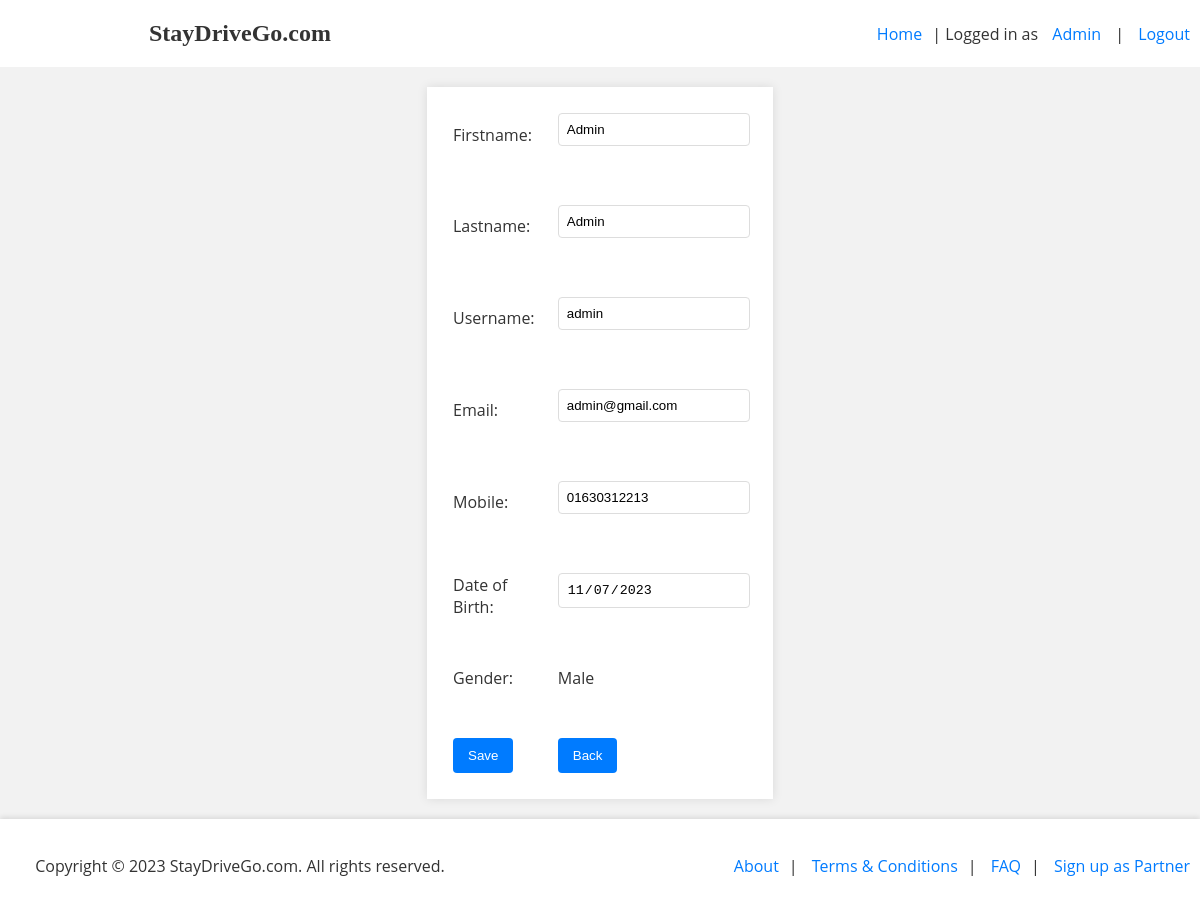
The app's page /view/accountedit.php (signed in) with its own data.
### tables this page shows
CREATE TABLE `registeruser` (
  `firstname` varchar(20) NOT NULL,
  `lastname` varchar(20) NOT NULL,
  `username` varchar(20) NOT NULL,
  `email` varchar(50) NOT NULL,
  `mobile` varchar(11) NOT NULL,
  `dob` date NOT NULL,
  `gender` varchar(10) NOT NULL,
  `password` varchar(50) NOT NULL,
  `usertype` varchar(10) NOT NULL DEFAULT 'User',
  `banstatus` int(1) NOT NULL DEFAULT 0
);

### Model/authmodel.php (called while the page is built, shortened)
<?php
function getUserInfo()
{
    $currentUser = $_SESSION["username"];
    $con = getConnection();
    $sql = "SELECT * FROM registeruser WHERE username='{$currentUser}' ";
    $result = mysqli_query($con, $sql);
    $users = [];
    while ($row = mysqli_fetch_assoc($result)) {
        array_push($users, $row);
    }
    return $users;
}
?>

### View/accountedit.php (the view, shortened to what this page needs)
<?php
    require_once('../Model/authmodel.php');
    $usersinfo = getUserInfo();
?>
<!DOCTYPE html>
<html lang="en">
<head>
   <link rel="stylesheet" type="text/css" href="../Asset/common.css">
</head>
<body>
    <?php include_once('header.php');?>
    <section style="display: flex;justify-content: center;">
        <div style="width: 350px;display: flex;height: auto;">
            <fieldset style="width: 100%;">
            <form action="../Controller/usereditcheck.php" method="post" enctype=""  onsubmit="return editProfile();">
            <table>
                    <tr>
                        <td>
                            Firstname:
                        </td>
                        <td>
                            <input type="text" name="Firstname" id="Firstname" value="<?php echo $usersinfo[0]['firstname']; ?>">
                        </td>
                    </tr>
                    <tr>
                        <td>
                        </td>
                        <td>
                        </td>
                    </tr>
                    <tr>
                        <td>
                            Lastname:
                        </td>
                        <td>
                        <input type="text" name="Lastname" id="Lastname" value="<?php echo $usersinfo[0]['lastname']; ?>">
                        </td>
                    </tr>
                    <tr>
                        <td>
                        </td>
                        <td>
                        </td>
                    </tr>
                    <tr>
                        <td>
                            Username:
                        </td>
                        <td>
                        <input type="text" name="Username" id="Username" value="<?php echo $usersinfo[0]['username']; ?>" readonly>
                        </td>
                    </tr>
                    <tr>
                        <td>
                        </td>
                        <td>
                        </td>
                    </tr>
                    <tr>
                        <td>
                            Email:
                        </td>
                        <td>
                        <input type="text" name="Email" id="Email" value="<?php echo $usersinfo[0]['email']; ?>" onblur="checkAvailability()">
                        </td>
                    </tr>
                    <tr>
                        <td>
                        </td>
                        <td>
                        </td>
                    </tr>
                    <tr>
                        <td>
                            Mobile:
                        </td>
                        <td>
                        <input type="text" name="Mobile" id="Mobile" value="<?php echo $usersinfo[0]['mobile']; ?>">
                        </td>
                    </tr>
                    <tr>
                        <td>
                        </td>
                        <td>
                        </td>
                    </tr>
                    <tr>
                        <td>
                            Date of Birth:
                        </td>
                        <td>
                        <input type="date" name="" id="" value="<?php echo $usersinfo[0]['dob']; ?>" readonly>
                        </td>
                    </tr>
                    <tr>
                        <td>
                        </td>
                        <td>
                        </td>
                    </tr>
                    <tr>
                        <td>
                            Gender:
                        </td>
                        <td>
                        <?php echo $usersinfo[0]['gender']; ?>
                        </td>
                    </tr>
                    <tr>
                        <td>
                        </td>
                        <td>
                        </td>
                    </tr>
                    <tr>
                    <td>
                        <input type="submit" value="Save">
                    </td>
                    <td>
                    <a href="account.php"><input type="button" value="Back"></a>
                    </td>
                </tr>
                </table>
            </form>
            </fieldset>
        </div>
    </section>
    <?php include_once('footerpublic.php');?>
</body>
</html>

### Asset/common.css (style rules this page uses)
body { font-family: 'Open Sans', sans-serif; background-color:white; color: #333; margin: 0; padding: 0; }
section { text-align: center; padding: 20px 0; background-color:#f2f2f2; }
fieldset { border: none; padding: 20px; background-color: white; box-shadow: 0 0 10px rgba(0, 0, 0, 0.1); }
table { width: 95%; border-collapse: collapse; }
th, td { padding: 6px; text-align: left; }
input[type="text"], input[type="password"], input[type="email"], input[type="date"] { width: 100%; padding: 8px; margin-bottom: 10px; border: 1px solid #ddd; border-radius: 4px; }
input[type="submit"], input[type="button"], input[type="reset"] { background-color: #007bff; color: white; border: none; padding: 10px 15px; border-radius: 4px; cursor: pointer; }
a { text-decoration: none; color: #007bff; }

### View/header.php (style rules this page uses)
body { margin: 0; padding: 0; font-family: 'Open Sans', sans-serif; display: flex; flex-direction: column; min-height: 100vh; }

### View/footerpublic.php (style rules this page uses)
body { margin: 0; padding: 0; font-family: 'Open Sans', sans-serif; display: flex; flex-direction: column; min-height: 100vh; }

### records on screen
registeruser: Firstname "Admin", Lastname "Admin", Username "admin", Email "admin@gmail.com", Mobile "01630312213", dob "11/07/2023", gender "Male"

### other values on screen
$_SESSION['firstname'] "Admin"
